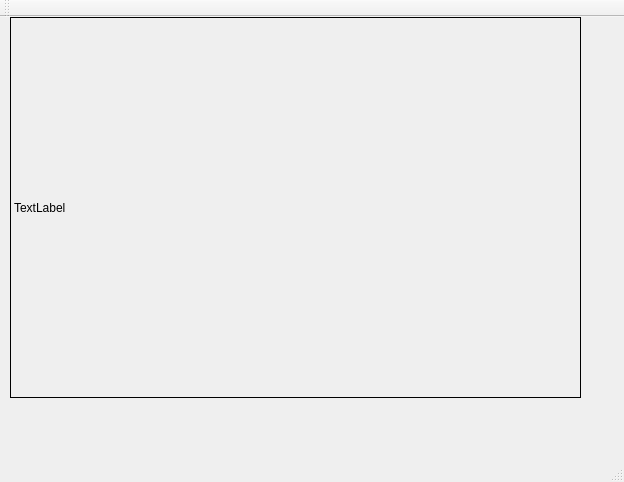
<?xml version="1.0" encoding="UTF-8"?>
<ui version="4.0">
 <class>MainWindow</class>
 <widget class="QMainWindow" name="MainWindow">
  <property name="geometry">
   <rect>
    <x>0</x>
    <y>0</y>
    <width>624</width>
    <height>482</height>
   </rect>
  </property>
  <property name="windowTitle">
   <string>MainWindow</string>
  </property>
  <widget class="QWidget" name="centralWidget">
   <widget class="QLabel" name="drawing_area">
    <property name="geometry">
     <rect>
      <x>10</x>
      <y>0</y>
      <width>571</width>
      <height>381</height>
     </rect>
    </property>
    <property name="frameShape">
     <enum>QFrame::Box</enum>
    </property>
    <property name="text">
     <string>TextLabel</string>
    </property>
   </widget>
  </widget>
  <widget class="QMenuBar" name="menuBar">
   <property name="geometry">
    <rect>
     <x>0</x>
     <y>0</y>
     <width>624</width>
     <height>21</height>
    </rect>
   </property>
  </widget>
  <widget class="QToolBar" name="mainToolBar">
   <attribute name="toolBarArea">
    <enum>TopToolBarArea</enum>
   </attribute>
   <attribute name="toolBarBreak">
    <bool>false</bool>
   </attribute>
  </widget>
  <widget class="QStatusBar" name="statusBar"/>
 </widget>
 <layoutdefault spacing="6" margin="11"/>
 <resources/>
 <connections/>
</ui>
